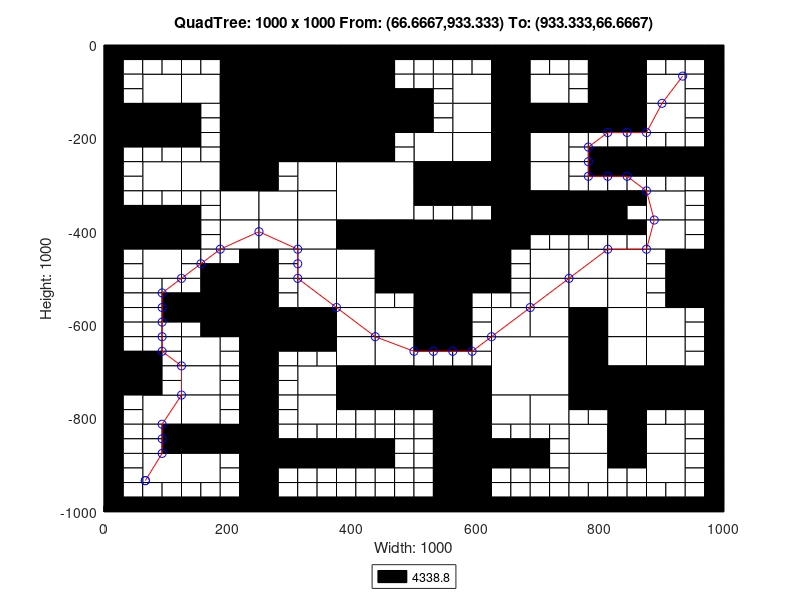

The MATLAB script that drew this image:
axis([0 1000 -1000 0]);
title('QuadTree: 1000 x 1000 From: (66.6667,933.333) To: (933.333,66.6667)');
xlabel('Width: 1000');
ylabel('Height: 1000');
rectangle('Position',[250 -125 125 125], 'FaceColor',[0 0 0]);
rectangle('Position',[250 -250 125 125], 'FaceColor',[0 0 0]);
rectangle('Position',[375 -375 125 125], 'FaceColor',[1 1 1]);
rectangle('Position',[500 -500 125 125], 'FaceColor',[0 0 0]);
rectangle('Position',[625 -750 125 125], 'FaceColor',[1 1 1]);
rectangle('Position',[62.5 -125 62.5 62.5], 'FaceColor',[1 1 1]);
rectangle('Position',[187.5 -62.5 62.5 62.5], 'FaceColor',[0 0 0]);
rectangle('Position',[125 -125 62.5 62.5], 'FaceColor',[1 1 1]);
rectangle('Position',[187.5 -125 62.5 62.5], 'FaceColor',[0 0 0]);
rectangle('Position',[0 -187.5 62.5 62.5], 'FaceColor',[0 0 0]);
rectangle('Position',[62.5 -187.5 62.5 62.5], 'FaceColor',[0 0 0]);
rectangle('Position',[187.5 -187.5 62.5 62.5], 'FaceColor',[0 0 0]);
rectangle('Position',[187.5 -250 62.5 62.5], 'FaceColor',[0 0 0]);
rectangle('Position',[375 -62.5 62.5 62.5], 'FaceColor',[0 0 0]);
rectangle('Position',[375 -125 62.5 62.5], 'FaceColor',[0 0 0]);
rectangle('Position',[375 -187.5 62.5 62.5], 'FaceColor',[0 0 0]);
rectangle('Position',[437.5 -187.5 62.5 62.5], 'FaceColor',[0 0 0]);
rectangle('Position',[375 -250 62.5 62.5], 'FaceColor',[0 0 0]);
rectangle('Position',[62.5 -312.5 62.5 62.5], 'FaceColor',[1 1 1]);
rectangle('Position',[125 -312.5 62.5 62.5], 'FaceColor',[1 1 1]);
rectangle('Position',[187.5 -312.5 62.5 62.5], 'FaceColor',[0 0 0]);
rectangle('Position',[187.5 -375 62.5 62.5], 'FaceColor',[1 1 1]);
rectangle('Position',[0 -437.5 62.5 62.5], 'FaceColor',[0 0 0]);
rectangle('Position',[62.5 -437.5 62.5 62.5], 'FaceColor',[0 0 0]);
rectangle('Position',[62.5 -500 62.5 62.5], 'FaceColor',[1 1 1]);
rectangle('Position',[187.5 -437.5 62.5 62.5], 'FaceColor',[1 1 1]);
rectangle('Position',[312.5 -312.5 62.5 62.5], 'FaceColor',[1 1 1]);
rectangle('Position',[250 -375 62.5 62.5], 'FaceColor',[1 1 1]);
rectangle('Position',[312.5 -375 62.5 62.5], 'FaceColor',[1 1 1]);
rectangle('Position',[250 -437.5 62.5 62.5], 'FaceColor',[1 1 1]);
rectangle('Position',[312.5 -437.5 62.5 62.5], 'FaceColor',[1 1 1]);
rectangle('Position',[312.5 -500 62.5 62.5], 'FaceColor',[1 1 1]);
rectangle('Position',[375 -437.5 62.5 62.5], 'FaceColor',[0 0 0]);
rectangle('Position',[437.5 -437.5 62.5 62.5], 'FaceColor',[0 0 0]);
rectangle('Position',[375 -500 62.5 62.5], 'FaceColor',[1 1 1]);
rectangle('Position',[437.5 -500 62.5 62.5], 'FaceColor',[0 0 0]);
rectangle('Position',[562.5 -125 62.5 62.5], 'FaceColor',[1 1 1]);
rectangle('Position',[625 -62.5 62.5 62.5], 'FaceColor',[0 0 0]);
rectangle('Position',[625 -125 62.5 62.5], 'FaceColor',[0 0 0]);
rectangle('Position',[687.5 -125 62.5 62.5], 'FaceColor',[1 1 1]);
rectangle('Position',[562.5 -187.5 62.5 62.5], 'FaceColor',[1 1 1]);
rectangle('Position',[500 -250 62.5 62.5], 'FaceColor',[1 1 1]);
rectangle('Position',[562.5 -250 62.5 62.5], 'FaceColor',[1 1 1]);
rectangle('Position',[625 -187.5 62.5 62.5], 'FaceColor',[0 0 0]);
rectangle('Position',[687.5 -187.5 62.5 62.5], 'FaceColor',[0 0 0]);
rectangle('Position',[625 -250 62.5 62.5], 'FaceColor',[0 0 0]);
rectangle('Position',[687.5 -250 62.5 62.5], 'FaceColor',[1 1 1]);
rectangle('Position',[812.5 -62.5 62.5 62.5], 'FaceColor',[0 0 0]);
rectangle('Position',[812.5 -125 62.5 62.5], 'FaceColor',[0 0 0]);
rectangle('Position',[875 -125 62.5 62.5], 'FaceColor',[1 1 1]);
rectangle('Position',[750 -187.5 62.5 62.5], 'FaceColor',[0 0 0]);
rectangle('Position',[812.5 -187.5 62.5 62.5], 'FaceColor',[0 0 0]);
rectangle('Position',[875 -187.5 62.5 62.5], 'FaceColor',[1 1 1]);
rectangle('Position',[500 -312.5 62.5 62.5], 'FaceColor',[0 0 0]);
rectangle('Position',[562.5 -312.5 62.5 62.5], 'FaceColor',[0 0 0]);
rectangle('Position',[625 -312.5 62.5 62.5], 'FaceColor',[0 0 0]);
rectangle('Position',[687.5 -312.5 62.5 62.5], 'FaceColor',[1 1 1]);
rectangle('Position',[625 -375 62.5 62.5], 'FaceColor',[0 0 0]);
rectangle('Position',[687.5 -375 62.5 62.5], 'FaceColor',[0 0 0]);
rectangle('Position',[625 -437.5 62.5 62.5], 'FaceColor',[0 0 0]);
rectangle('Position',[687.5 -500 62.5 62.5], 'FaceColor',[1 1 1]);
rectangle('Position',[750 -375 62.5 62.5], 'FaceColor',[0 0 0]);
rectangle('Position',[875 -375 62.5 62.5], 'FaceColor',[1 1 1]);
rectangle('Position',[750 -500 62.5 62.5], 'FaceColor',[1 1 1]);
rectangle('Position',[812.5 -500 62.5 62.5], 'FaceColor',[1 1 1]);
rectangle('Position',[875 -437.5 62.5 62.5], 'FaceColor',[1 1 1]);
rectangle('Position',[937.5 -500 62.5 62.5], 'FaceColor',[0 0 0]);
rectangle('Position',[187.5 -562.5 62.5 62.5], 'FaceColor',[0 0 0]);
rectangle('Position',[187.5 -625 62.5 62.5], 'FaceColor',[0 0 0]);
rectangle('Position',[0 -750 62.5 62.5], 'FaceColor',[0 0 0]);
rectangle('Position',[125 -687.5 62.5 62.5], 'FaceColor',[1 1 1]);
rectangle('Position',[125 -750 62.5 62.5], 'FaceColor',[1 1 1]);
rectangle('Position',[312.5 -562.5 62.5 62.5], 'FaceColor',[1 1 1]);
rectangle('Position',[250 -625 62.5 62.5], 'FaceColor',[0 0 0]);
rectangle('Position',[312.5 -625 62.5 62.5], 'FaceColor',[0 0 0]);
rectangle('Position',[375 -562.5 62.5 62.5], 'FaceColor',[1 1 1]);
rectangle('Position',[375 -625 62.5 62.5], 'FaceColor',[1 1 1]);
rectangle('Position',[437.5 -625 62.5 62.5], 'FaceColor',[1 1 1]);
rectangle('Position',[312.5 -750 62.5 62.5], 'FaceColor',[1 1 1]);
rectangle('Position',[375 -687.5 62.5 62.5], 'FaceColor',[1 1 1]);
rectangle('Position',[437.5 -687.5 62.5 62.5], 'FaceColor',[1 1 1]);
rectangle('Position',[375 -750 62.5 62.5], 'FaceColor',[0 0 0]);
rectangle('Position',[437.5 -750 62.5 62.5], 'FaceColor',[0 0 0]);
rectangle('Position',[62.5 -812.5 62.5 62.5], 'FaceColor',[1 1 1]);
rectangle('Position',[125 -812.5 62.5 62.5], 'FaceColor',[1 1 1]);
rectangle('Position',[125 -875 62.5 62.5], 'FaceColor',[0 0 0]);
rectangle('Position',[187.5 -875 62.5 62.5], 'FaceColor',[0 0 0]);
rectangle('Position',[62.5 -937.5 62.5 62.5], 'FaceColor',[1 1 1]);
rectangle('Position',[125 -937.5 62.5 62.5], 'FaceColor',[1 1 1]);
rectangle('Position',[312.5 -812.5 62.5 62.5], 'FaceColor',[1 1 1]);
rectangle('Position',[500 -562.5 62.5 62.5], 'FaceColor',[0 0 0]);
rectangle('Position',[500 -625 62.5 62.5], 'FaceColor',[0 0 0]);
rectangle('Position',[687.5 -562.5 62.5 62.5], 'FaceColor',[1 1 1]);
rectangle('Position',[625 -625 62.5 62.5], 'FaceColor',[1 1 1]);
rectangle('Position',[687.5 -625 62.5 62.5], 'FaceColor',[1 1 1]);
rectangle('Position',[500 -750 62.5 62.5], 'FaceColor',[0 0 0]);
rectangle('Position',[562.5 -750 62.5 62.5], 'FaceColor',[0 0 0]);
rectangle('Position',[750 -562.5 62.5 62.5], 'FaceColor',[1 1 1]);
rectangle('Position',[812.5 -562.5 62.5 62.5], 'FaceColor',[1 1 1]);
rectangle('Position',[750 -625 62.5 62.5], 'FaceColor',[0 0 0]);
rectangle('Position',[812.5 -625 62.5 62.5], 'FaceColor',[1 1 1]);
rectangle('Position',[937.5 -562.5 62.5 62.5], 'FaceColor',[0 0 0]);
rectangle('Position',[875 -625 62.5 62.5], 'FaceColor',[1 1 1]);
rectangle('Position',[750 -687.5 62.5 62.5], 'FaceColor',[0 0 0]);
rectangle('Position',[812.5 -687.5 62.5 62.5], 'FaceColor',[1 1 1]);
rectangle('Position',[750 -750 62.5 62.5], 'FaceColor',[0 0 0]);
rectangle('Position',[812.5 -750 62.5 62.5], 'FaceColor',[0 0 0]);
rectangle('Position',[875 -687.5 62.5 62.5], 'FaceColor',[1 1 1]);
rectangle('Position',[875 -750 62.5 62.5], 'FaceColor',[0 0 0]);
rectangle('Position',[937.5 -750 62.5 62.5], 'FaceColor',[0 0 0]);
rectangle('Position',[562.5 -812.5 62.5 62.5], 'FaceColor',[0 0 0]);
rectangle('Position',[562.5 -875 62.5 62.5], 'FaceColor',[0 0 0]);
rectangle('Position',[625 -812.5 62.5 62.5], 'FaceColor',[1 1 1]);
rectangle('Position',[687.5 -812.5 62.5 62.5], 'FaceColor',[1 1 1]);
rectangle('Position',[562.5 -937.5 62.5 62.5], 'FaceColor',[0 0 0]);
rectangle('Position',[562.5 -1000 62.5 62.5], 'FaceColor',[0 0 0]);
rectangle('Position',[812.5 -812.5 62.5 62.5], 'FaceColor',[0 0 0]);
rectangle('Position',[750 -875 62.5 62.5], 'FaceColor',[1 1 1]);
rectangle('Position',[812.5 -875 62.5 62.5], 'FaceColor',[0 0 0]);
rectangle('Position',[875 -875 62.5 62.5], 'FaceColor',[1 1 1]);
rectangle('Position',[750 -937.5 62.5 62.5], 'FaceColor',[1 1 1]);
rectangle('Position',[875 -937.5 62.5 62.5], 'FaceColor',[1 1 1]);
rectangle('Position',[0 -31.25 31.25 31.25], 'FaceColor',[0 0 0]);
rectangle('Position',[31.25 -31.25 31.25 31.25], 'FaceColor',[0 0 0]);
rectangle('Position',[0 -62.5 31.25 31.25], 'FaceColor',[0 0 0]);
rectangle('Position',[31.25 -62.5 31.25 31.25], 'FaceColor',[1 1 1]);
rectangle('Position',[62.5 -31.25 31.25 31.25], 'FaceColor',[0 0 0]);
rectangle('Position',[93.75 -31.25 31.25 31.25], 'FaceColor',[0 0 0]);
rectangle('Position',[62.5 -62.5 31.25 31.25], 'FaceColor',[1 1 1]);
rectangle('Position',[93.75 -62.5 31.25 31.25], 'FaceColor',[1 1 1]);
rectangle('Position',[0 -93.75 31.25 31.25], 'FaceColor',[0 0 0]);
rectangle('Position',[31.25 -93.75 31.25 31.25], 'FaceColor',[1 1 1]);
rectangle('Position',[0 -125 31.25 31.25], 'FaceColor',[0 0 0]);
rectangle('Position',[31.25 -125 31.25 31.25], 'FaceColor',[1 1 1]);
rectangle('Position',[125 -31.25 31.25 31.25], 'FaceColor',[0 0 0]);
rectangle('Position',[156.25 -31.25 31.25 31.25], 'FaceColor',[0 0 0]);
rectangle('Position',[125 -62.5 31.25 31.25], 'FaceColor',[1 1 1]);
rectangle('Position',[156.25 -62.5 31.25 31.25], 'FaceColor',[1 1 1]);
rectangle('Position',[0 -218.75 31.25 31.25], 'FaceColor',[0 0 0]);
rectangle('Position',[31.25 -218.75 31.25 31.25], 'FaceColor',[0 0 0]);
rectangle('Position',[0 -250 31.25 31.25], 'FaceColor',[0 0 0]);
rectangle('Position',[31.25 -250 31.25 31.25], 'FaceColor',[1 1 1]);
rectangle('Position',[62.5 -218.75 31.25 31.25], 'FaceColor',[0 0 0]);
rectangle('Position',[93.75 -218.75 31.25 31.25], 'FaceColor',[0 0 0]);
rectangle('Position',[62.5 -250 31.25 31.25], 'FaceColor',[1 1 1]);
rectangle('Position',[93.75 -250 31.25 31.25], 'FaceColor',[1 1 1]);
rectangle('Position',[125 -156.25 31.25 31.25], 'FaceColor',[0 0 0]);
rectangle('Position',[156.25 -156.25 31.25 31.25], 'FaceColor',[1 1 1]);
rectangle('Position',[125 -187.5 31.25 31.25], 'FaceColor',[0 0 0]);
rectangle('Position',[156.25 -187.5 31.25 31.25], 'FaceColor',[1 1 1]);
rectangle('Position',[125 -218.75 31.25 31.25], 'FaceColor',[0 0 0]);
rectangle('Position',[156.25 -218.75 31.25 31.25], 'FaceColor',[1 1 1]);
rectangle('Position',[125 -250 31.25 31.25], 'FaceColor',[1 1 1]);
rectangle('Position',[156.25 -250 31.25 31.25], 'FaceColor',[1 1 1]);
rectangle('Position',[437.5 -31.25 31.25 31.25], 'FaceColor',[0 0 0]);
rectangle('Position',[468.75 -31.25 31.25 31.25], 'FaceColor',[0 0 0]);
rectangle('Position',[437.5 -62.5 31.25 31.25], 'FaceColor',[0 0 0]);
rectangle('Position',[468.75 -62.5 31.25 31.25], 'FaceColor',[1 1 1]);
rectangle('Position',[437.5 -93.75 31.25 31.25], 'FaceColor',[0 0 0]);
rectangle('Position',[468.75 -93.75 31.25 31.25], 'FaceColor',[1 1 1]);
rectangle('Position',[437.5 -125 31.25 31.25], 'FaceColor',[0 0 0]);
rectangle('Position',[468.75 -125 31.25 31.25], 'FaceColor',[0 0 0]);
rectangle('Position',[437.5 -218.75 31.25 31.25], 'FaceColor',[0 0 0]);
rectangle('Position',[468.75 -218.75 31.25 31.25], 'FaceColor',[1 1 1]);
rectangle('Position',[437.5 -250 31.25 31.25], 'FaceColor',[0 0 0]);
rectangle('Position',[468.75 -250 31.25 31.25], 'FaceColor',[1 1 1]);
rectangle('Position',[0 -281.25 31.25 31.25], 'FaceColor',[0 0 0]);
rectangle('Position',[31.25 -281.25 31.25 31.25], 'FaceColor',[1 1 1]);
rectangle('Position',[0 -312.5 31.25 31.25], 'FaceColor',[0 0 0]);
rectangle('Position',[31.25 -312.5 31.25 31.25], 'FaceColor',[1 1 1]);
rectangle('Position',[0 -343.75 31.25 31.25], 'FaceColor',[0 0 0]);
rectangle('Position',[31.25 -343.75 31.25 31.25], 'FaceColor',[1 1 1]);
rectangle('Position',[0 -375 31.25 31.25], 'FaceColor',[0 0 0]);
rectangle('Position',[31.25 -375 31.25 31.25], 'FaceColor',[0 0 0]);
rectangle('Position',[62.5 -343.75 31.25 31.25], 'FaceColor',[1 1 1]);
rectangle('Position',[93.75 -343.75 31.25 31.25], 'FaceColor',[1 1 1]);
rectangle('Position',[62.5 -375 31.25 31.25], 'FaceColor',[0 0 0]);
rectangle('Position',[93.75 -375 31.25 31.25], 'FaceColor',[0 0 0]);
rectangle('Position',[125 -343.75 31.25 31.25], 'FaceColor',[1 1 1]);
rectangle('Position',[156.25 -343.75 31.25 31.25], 'FaceColor',[1 1 1]);
rectangle('Position',[125 -375 31.25 31.25], 'FaceColor',[0 0 0]);
rectangle('Position',[156.25 -375 31.25 31.25], 'FaceColor',[1 1 1]);
rectangle('Position',[0 -468.75 31.25 31.25], 'FaceColor',[0 0 0]);
rectangle('Position',[31.25 -468.75 31.25 31.25], 'FaceColor',[1 1 1]);
rectangle('Position',[0 -500 31.25 31.25], 'FaceColor',[0 0 0]);
rectangle('Position',[31.25 -500 31.25 31.25], 'FaceColor',[1 1 1]);
rectangle('Position',[125 -406.25 31.25 31.25], 'FaceColor',[0 0 0]);
rectangle('Position',[156.25 -406.25 31.25 31.25], 'FaceColor',[1 1 1]);
rectangle('Position',[125 -437.5 31.25 31.25], 'FaceColor',[0 0 0]);
rectangle('Position',[156.25 -437.5 31.25 31.25], 'FaceColor',[1 1 1]);
rectangle('Position',[125 -468.75 31.25 31.25], 'FaceColor',[1 1 1]);
rectangle('Position',[156.25 -468.75 31.25 31.25], 'FaceColor',[1 1 1]);
rectangle('Position',[125 -500 31.25 31.25], 'FaceColor',[1 1 1]);
rectangle('Position',[156.25 -500 31.25 31.25], 'FaceColor',[0 0 0]);
rectangle('Position',[187.5 -468.75 31.25 31.25], 'FaceColor',[1 1 1]);
rectangle('Position',[218.75 -468.75 31.25 31.25], 'FaceColor',[0 0 0]);
rectangle('Position',[187.5 -500 31.25 31.25], 'FaceColor',[0 0 0]);
rectangle('Position',[218.75 -500 31.25 31.25], 'FaceColor',[0 0 0]);
rectangle('Position',[250 -281.25 31.25 31.25], 'FaceColor',[0 0 0]);
rectangle('Position',[281.25 -281.25 31.25 31.25], 'FaceColor',[1 1 1]);
rectangle('Position',[250 -312.5 31.25 31.25], 'FaceColor',[0 0 0]);
rectangle('Position',[281.25 -312.5 31.25 31.25], 'FaceColor',[1 1 1]);
rectangle('Position',[250 -468.75 31.25 31.25], 'FaceColor',[0 0 0]);
rectangle('Position',[281.25 -468.75 31.25 31.25], 'FaceColor',[1 1 1]);
rectangle('Position',[250 -500 31.25 31.25], 'FaceColor',[0 0 0]);
rectangle('Position',[281.25 -500 31.25 31.25], 'FaceColor',[1 1 1]);
rectangle('Position',[500 -31.25 31.25 31.25], 'FaceColor',[0 0 0]);
rectangle('Position',[531.25 -31.25 31.25 31.25], 'FaceColor',[0 0 0]);
rectangle('Position',[500 -62.5 31.25 31.25], 'FaceColor',[1 1 1]);
rectangle('Position',[531.25 -62.5 31.25 31.25], 'FaceColor',[1 1 1]);
rectangle('Position',[562.5 -31.25 31.25 31.25], 'FaceColor',[0 0 0]);
rectangle('Position',[593.75 -31.25 31.25 31.25], 'FaceColor',[0 0 0]);
rectangle('Position',[562.5 -62.5 31.25 31.25], 'FaceColor',[1 1 1]);
rectangle('Position',[593.75 -62.5 31.25 31.25], 'FaceColor',[1 1 1]);
rectangle('Position',[500 -93.75 31.25 31.25], 'FaceColor',[1 1 1]);
rectangle('Position',[531.25 -93.75 31.25 31.25], 'FaceColor',[1 1 1]);
rectangle('Position',[500 -125 31.25 31.25], 'FaceColor',[0 0 0]);
rectangle('Position',[531.25 -125 31.25 31.25], 'FaceColor',[1 1 1]);
rectangle('Position',[687.5 -31.25 31.25 31.25], 'FaceColor',[0 0 0]);
rectangle('Position',[718.75 -31.25 31.25 31.25], 'FaceColor',[0 0 0]);
rectangle('Position',[687.5 -62.5 31.25 31.25], 'FaceColor',[1 1 1]);
rectangle('Position',[718.75 -62.5 31.25 31.25], 'FaceColor',[1 1 1]);
rectangle('Position',[500 -156.25 31.25 31.25], 'FaceColor',[0 0 0]);
rectangle('Position',[531.25 -156.25 31.25 31.25], 'FaceColor',[1 1 1]);
rectangle('Position',[500 -187.5 31.25 31.25], 'FaceColor',[0 0 0]);
rectangle('Position',[531.25 -187.5 31.25 31.25], 'FaceColor',[1 1 1]);
rectangle('Position',[750 -31.25 31.25 31.25], 'FaceColor',[0 0 0]);
rectangle('Position',[781.25 -31.25 31.25 31.25], 'FaceColor',[0 0 0]);
rectangle('Position',[750 -62.5 31.25 31.25], 'FaceColor',[1 1 1]);
rectangle('Position',[781.25 -62.5 31.25 31.25], 'FaceColor',[0 0 0]);
rectangle('Position',[750 -93.75 31.25 31.25], 'FaceColor',[1 1 1]);
rectangle('Position',[781.25 -93.75 31.25 31.25], 'FaceColor',[0 0 0]);
rectangle('Position',[750 -125 31.25 31.25], 'FaceColor',[1 1 1]);
rectangle('Position',[781.25 -125 31.25 31.25], 'FaceColor',[0 0 0]);
rectangle('Position',[875 -31.25 31.25 31.25], 'FaceColor',[0 0 0]);
rectangle('Position',[906.25 -31.25 31.25 31.25], 'FaceColor',[0 0 0]);
rectangle('Position',[875 -62.5 31.25 31.25], 'FaceColor',[1 1 1]);
rectangle('Position',[906.25 -62.5 31.25 31.25], 'FaceColor',[1 1 1]);
rectangle('Position',[937.5 -31.25 31.25 31.25], 'FaceColor',[0 0 0]);
rectangle('Position',[968.75 -31.25 31.25 31.25], 'FaceColor',[0 0 0]);
rectangle('Position',[937.5 -62.5 31.25 31.25], 'FaceColor',[1 1 1]);
rectangle('Position',[968.75 -62.5 31.25 31.25], 'FaceColor',[0 0 0]);
rectangle('Position',[937.5 -93.75 31.25 31.25], 'FaceColor',[1 1 1]);
rectangle('Position',[968.75 -93.75 31.25 31.25], 'FaceColor',[0 0 0]);
rectangle('Position',[937.5 -125 31.25 31.25], 'FaceColor',[1 1 1]);
rectangle('Position',[968.75 -125 31.25 31.25], 'FaceColor',[0 0 0]);
rectangle('Position',[750 -218.75 31.25 31.25], 'FaceColor',[1 1 1]);
rectangle('Position',[781.25 -218.75 31.25 31.25], 'FaceColor',[1 1 1]);
rectangle('Position',[750 -250 31.25 31.25], 'FaceColor',[1 1 1]);
rectangle('Position',[781.25 -250 31.25 31.25], 'FaceColor',[0 0 0]);
rectangle('Position',[812.5 -218.75 31.25 31.25], 'FaceColor',[1 1 1]);
rectangle('Position',[843.75 -218.75 31.25 31.25], 'FaceColor',[1 1 1]);
rectangle('Position',[812.5 -250 31.25 31.25], 'FaceColor',[0 0 0]);
rectangle('Position',[843.75 -250 31.25 31.25], 'FaceColor',[0 0 0]);
rectangle('Position',[937.5 -156.25 31.25 31.25], 'FaceColor',[1 1 1]);
rectangle('Position',[968.75 -156.25 31.25 31.25], 'FaceColor',[0 0 0]);
rectangle('Position',[937.5 -187.5 31.25 31.25], 'FaceColor',[1 1 1]);
rectangle('Position',[968.75 -187.5 31.25 31.25], 'FaceColor',[0 0 0]);
rectangle('Position',[875 -218.75 31.25 31.25], 'FaceColor',[1 1 1]);
rectangle('Position',[906.25 -218.75 31.25 31.25], 'FaceColor',[1 1 1]);
rectangle('Position',[875 -250 31.25 31.25], 'FaceColor',[0 0 0]);
rectangle('Position',[906.25 -250 31.25 31.25], 'FaceColor',[0 0 0]);
rectangle('Position',[937.5 -218.75 31.25 31.25], 'FaceColor',[1 1 1]);
rectangle('Position',[968.75 -218.75 31.25 31.25], 'FaceColor',[0 0 0]);
rectangle('Position',[937.5 -250 31.25 31.25], 'FaceColor',[0 0 0]);
rectangle('Position',[968.75 -250 31.25 31.25], 'FaceColor',[0 0 0]);
rectangle('Position',[500 -343.75 31.25 31.25], 'FaceColor',[0 0 0]);
rectangle('Position',[531.25 -343.75 31.25 31.25], 'FaceColor',[0 0 0]);
rectangle('Position',[500 -375 31.25 31.25], 'FaceColor',[1 1 1]);
rectangle('Position',[531.25 -375 31.25 31.25], 'FaceColor',[1 1 1]);
rectangle('Position',[562.5 -343.75 31.25 31.25], 'FaceColor',[0 0 0]);
rectangle('Position',[593.75 -343.75 31.25 31.25], 'FaceColor',[0 0 0]);
rectangle('Position',[562.5 -375 31.25 31.25], 'FaceColor',[1 1 1]);
rectangle('Position',[593.75 -375 31.25 31.25], 'FaceColor',[1 1 1]);
rectangle('Position',[687.5 -406.25 31.25 31.25], 'FaceColor',[0 0 0]);
rectangle('Position',[718.75 -406.25 31.25 31.25], 'FaceColor',[0 0 0]);
rectangle('Position',[687.5 -437.5 31.25 31.25], 'FaceColor',[1 1 1]);
rectangle('Position',[718.75 -437.5 31.25 31.25], 'FaceColor',[1 1 1]);
rectangle('Position',[625 -468.75 31.25 31.25], 'FaceColor',[0 0 0]);
rectangle('Position',[656.25 -468.75 31.25 31.25], 'FaceColor',[1 1 1]);
rectangle('Position',[625 -500 31.25 31.25], 'FaceColor',[0 0 0]);
rectangle('Position',[656.25 -500 31.25 31.25], 'FaceColor',[1 1 1]);
rectangle('Position',[750 -281.25 31.25 31.25], 'FaceColor',[1 1 1]);
rectangle('Position',[781.25 -281.25 31.25 31.25], 'FaceColor',[0 0 0]);
rectangle('Position',[750 -312.5 31.25 31.25], 'FaceColor',[1 1 1]);
rectangle('Position',[781.25 -312.5 31.25 31.25], 'FaceColor',[1 1 1]);
rectangle('Position',[812.5 -281.25 31.25 31.25], 'FaceColor',[0 0 0]);
rectangle('Position',[843.75 -281.25 31.25 31.25], 'FaceColor',[0 0 0]);
rectangle('Position',[812.5 -312.5 31.25 31.25], 'FaceColor',[1 1 1]);
rectangle('Position',[843.75 -312.5 31.25 31.25], 'FaceColor',[1 1 1]);
rectangle('Position',[812.5 -343.75 31.25 31.25], 'FaceColor',[0 0 0]);
rectangle('Position',[843.75 -343.75 31.25 31.25], 'FaceColor',[0 0 0]);
rectangle('Position',[812.5 -375 31.25 31.25], 'FaceColor',[0 0 0]);
rectangle('Position',[843.75 -375 31.25 31.25], 'FaceColor',[1 1 1]);
rectangle('Position',[875 -281.25 31.25 31.25], 'FaceColor',[0 0 0]);
rectangle('Position',[906.25 -281.25 31.25 31.25], 'FaceColor',[0 0 0]);
rectangle('Position',[875 -312.5 31.25 31.25], 'FaceColor',[1 1 1]);
rectangle('Position',[906.25 -312.5 31.25 31.25], 'FaceColor',[1 1 1]);
rectangle('Position',[937.5 -281.25 31.25 31.25], 'FaceColor',[0 0 0]);
rectangle('Position',[968.75 -281.25 31.25 31.25], 'FaceColor',[0 0 0]);
rectangle('Position',[937.5 -312.5 31.25 31.25], 'FaceColor',[1 1 1]);
rectangle('Position',[968.75 -312.5 31.25 31.25], 'FaceColor',[0 0 0]);
rectangle('Position',[937.5 -343.75 31.25 31.25], 'FaceColor',[1 1 1]);
rectangle('Position',[968.75 -343.75 31.25 31.25], 'FaceColor',[0 0 0]);
rectangle('Position',[937.5 -375 31.25 31.25], 'FaceColor',[1 1 1]);
rectangle('Position',[968.75 -375 31.25 31.25], 'FaceColor',[0 0 0]);
rectangle('Position',[750 -406.25 31.25 31.25], 'FaceColor',[0 0 0]);
rectangle('Position',[781.25 -406.25 31.25 31.25], 'FaceColor',[0 0 0]);
rectangle('Position',[750 -437.5 31.25 31.25], 'FaceColor',[1 1 1]);
rectangle('Position',[781.25 -437.5 31.25 31.25], 'FaceColor',[1 1 1]);
rectangle('Position',[812.5 -406.25 31.25 31.25], 'FaceColor',[0 0 0]);
rectangle('Position',[843.75 -406.25 31.25 31.25], 'FaceColor',[0 0 0]);
rectangle('Position',[812.5 -437.5 31.25 31.25], 'FaceColor',[1 1 1]);
rectangle('Position',[843.75 -437.5 31.25 31.25], 'FaceColor',[1 1 1]);
rectangle('Position',[937.5 -406.25 31.25 31.25], 'FaceColor',[1 1 1]);
rectangle('Position',[968.75 -406.25 31.25 31.25], 'FaceColor',[0 0 0]);
rectangle('Position',[937.5 -437.5 31.25 31.25], 'FaceColor',[1 1 1]);
rectangle('Position',[968.75 -437.5 31.25 31.25], 'FaceColor',[0 0 0]);
rectangle('Position',[875 -468.75 31.25 31.25], 'FaceColor',[1 1 1]);
rectangle('Position',[906.25 -468.75 31.25 31.25], 'FaceColor',[0 0 0]);
rectangle('Position',[875 -500 31.25 31.25], 'FaceColor',[1 1 1]);
rectangle('Position',[906.25 -500 31.25 31.25], 'FaceColor',[0 0 0]);
rectangle('Position',[0 -531.25 31.25 31.25], 'FaceColor',[0 0 0]);
rectangle('Position',[31.25 -531.25 31.25 31.25], 'FaceColor',[1 1 1]);
rectangle('Position',[0 -562.5 31.25 31.25], 'FaceColor',[0 0 0]);
rectangle('Position',[31.25 -562.5 31.25 31.25], 'FaceColor',[1 1 1]);
rectangle('Position',[62.5 -531.25 31.25 31.25], 'FaceColor',[1 1 1]);
rectangle('Position',[93.75 -531.25 31.25 31.25], 'FaceColor',[1 1 1]);
rectangle('Position',[62.5 -562.5 31.25 31.25], 'FaceColor',[1 1 1]);
rectangle('Position',[93.75 -562.5 31.25 31.25], 'FaceColor',[0 0 0]);
rectangle('Position',[0 -593.75 31.25 31.25], 'FaceColor',[0 0 0]);
rectangle('Position',[31.25 -593.75 31.25 31.25], 'FaceColor',[1 1 1]);
rectangle('Position',[0 -625 31.25 31.25], 'FaceColor',[0 0 0]);
rectangle('Position',[31.25 -625 31.25 31.25], 'FaceColor',[1 1 1]);
rectangle('Position',[62.5 -593.75 31.25 31.25], 'FaceColor',[1 1 1]);
rectangle('Position',[93.75 -593.75 31.25 31.25], 'FaceColor',[0 0 0]);
rectangle('Position',[62.5 -625 31.25 31.25], 'FaceColor',[1 1 1]);
rectangle('Position',[93.75 -625 31.25 31.25], 'FaceColor',[1 1 1]);
rectangle('Position',[125 -531.25 31.25 31.25], 'FaceColor',[1 1 1]);
rectangle('Position',[156.25 -531.25 31.25 31.25], 'FaceColor',[0 0 0]);
rectangle('Position',[125 -562.5 31.25 31.25], 'FaceColor',[0 0 0]);
rectangle('Position',[156.25 -562.5 31.25 31.25], 'FaceColor',[0 0 0]);
rectangle('Position',[125 -593.75 31.25 31.25], 'FaceColor',[0 0 0]);
rectangle('Position',[156.25 -593.75 31.25 31.25], 'FaceColor',[0 0 0]);
rectangle('Position',[125 -625 31.25 31.25], 'FaceColor',[1 1 1]);
rectangle('Position',[156.25 -625 31.25 31.25], 'FaceColor',[0 0 0]);
rectangle('Position',[0 -656.25 31.25 31.25], 'FaceColor',[0 0 0]);
rectangle('Position',[31.25 -656.25 31.25 31.25], 'FaceColor',[1 1 1]);
rectangle('Position',[0 -687.5 31.25 31.25], 'FaceColor',[0 0 0]);
rectangle('Position',[31.25 -687.5 31.25 31.25], 'FaceColor',[0 0 0]);
rectangle('Position',[62.5 -656.25 31.25 31.25], 'FaceColor',[1 1 1]);
rectangle('Position',[93.75 -656.25 31.25 31.25], 'FaceColor',[1 1 1]);
rectangle('Position',[62.5 -687.5 31.25 31.25], 'FaceColor',[0 0 0]);
rectangle('Position',[93.75 -687.5 31.25 31.25], 'FaceColor',[1 1 1]);
rectangle('Position',[62.5 -718.75 31.25 31.25], 'FaceColor',[0 0 0]);
rectangle('Position',[93.75 -718.75 31.25 31.25], 'FaceColor',[1 1 1]);
rectangle('Position',[62.5 -750 31.25 31.25], 'FaceColor',[0 0 0]);
rectangle('Position',[93.75 -750 31.25 31.25], 'FaceColor',[1 1 1]);
rectangle('Position',[187.5 -656.25 31.25 31.25], 'FaceColor',[1 1 1]);
rectangle('Position',[218.75 -656.25 31.25 31.25], 'FaceColor',[0 0 0]);
rectangle('Position',[187.5 -687.5 31.25 31.25], 'FaceColor',[1 1 1]);
rectangle('Position',[218.75 -687.5 31.25 31.25], 'FaceColor',[0 0 0]);
rectangle('Position',[187.5 -718.75 31.25 31.25], 'FaceColor',[1 1 1]);
rectangle('Position',[218.75 -718.75 31.25 31.25], 'FaceColor',[0 0 0]);
rectangle('Position',[187.5 -750 31.25 31.25], 'FaceColor',[1 1 1]);
rectangle('Position',[218.75 -750 31.25 31.25], 'FaceColor',[0 0 0]);
rectangle('Position',[250 -531.25 31.25 31.25], 'FaceColor',[0 0 0]);
rectangle('Position',[281.25 -531.25 31.25 31.25], 'FaceColor',[1 1 1]);
rectangle('Position',[250 -562.5 31.25 31.25], 'FaceColor',[0 0 0]);
rectangle('Position',[281.25 -562.5 31.25 31.25], 'FaceColor',[1 1 1]);
rectangle('Position',[437.5 -531.25 31.25 31.25], 'FaceColor',[0 0 0]);
rectangle('Position',[468.75 -531.25 31.25 31.25], 'FaceColor',[0 0 0]);
rectangle('Position',[437.5 -562.5 31.25 31.25], 'FaceColor',[1 1 1]);
rectangle('Position',[468.75 -562.5 31.25 31.25], 'FaceColor',[1 1 1]);
rectangle('Position',[250 -656.25 31.25 31.25], 'FaceColor',[0 0 0]);
rectangle('Position',[281.25 -656.25 31.25 31.25], 'FaceColor',[0 0 0]);
rectangle('Position',[250 -687.5 31.25 31.25], 'FaceColor',[0 0 0]);
rectangle('Position',[281.25 -687.5 31.25 31.25], 'FaceColor',[1 1 1]);
rectangle('Position',[312.5 -656.25 31.25 31.25], 'FaceColor',[0 0 0]);
rectangle('Position',[343.75 -656.25 31.25 31.25], 'FaceColor',[0 0 0]);
rectangle('Position',[312.5 -687.5 31.25 31.25], 'FaceColor',[1 1 1]);
rectangle('Position',[343.75 -687.5 31.25 31.25], 'FaceColor',[1 1 1]);
rectangle('Position',[250 -718.75 31.25 31.25], 'FaceColor',[0 0 0]);
rectangle('Position',[281.25 -718.75 31.25 31.25], 'FaceColor',[1 1 1]);
rectangle('Position',[250 -750 31.25 31.25], 'FaceColor',[0 0 0]);
rectangle('Position',[281.25 -750 31.25 31.25], 'FaceColor',[1 1 1]);
rectangle('Position',[0 -781.25 31.25 31.25], 'FaceColor',[0 0 0]);
rectangle('Position',[31.25 -781.25 31.25 31.25], 'FaceColor',[1 1 1]);
rectangle('Position',[0 -812.5 31.25 31.25], 'FaceColor',[0 0 0]);
rectangle('Position',[31.25 -812.5 31.25 31.25], 'FaceColor',[1 1 1]);
rectangle('Position',[0 -843.75 31.25 31.25], 'FaceColor',[0 0 0]);
rectangle('Position',[31.25 -843.75 31.25 31.25], 'FaceColor',[1 1 1]);
rectangle('Position',[0 -875 31.25 31.25], 'FaceColor',[0 0 0]);
rectangle('Position',[31.25 -875 31.25 31.25], 'FaceColor',[1 1 1]);
rectangle('Position',[62.5 -843.75 31.25 31.25], 'FaceColor',[1 1 1]);
rectangle('Position',[93.75 -843.75 31.25 31.25], 'FaceColor',[0 0 0]);
rectangle('Position',[62.5 -875 31.25 31.25], 'FaceColor',[1 1 1]);
rectangle('Position',[93.75 -875 31.25 31.25], 'FaceColor',[0 0 0]);
rectangle('Position',[187.5 -781.25 31.25 31.25], 'FaceColor',[1 1 1]);
rectangle('Position',[218.75 -781.25 31.25 31.25], 'FaceColor',[0 0 0]);
rectangle('Position',[187.5 -812.5 31.25 31.25], 'FaceColor',[1 1 1]);
rectangle('Position',[218.75 -812.5 31.25 31.25], 'FaceColor',[0 0 0]);
rectangle('Position',[0 -906.25 31.25 31.25], 'FaceColor',[0 0 0]);
rectangle('Position',[31.25 -906.25 31.25 31.25], 'FaceColor',[1 1 1]);
rectangle('Position',[0 -937.5 31.25 31.25], 'FaceColor',[0 0 0]);
rectangle('Position',[31.25 -937.5 31.25 31.25], 'FaceColor',[1 1 1]);
rectangle('Position',[0 -968.75 31.25 31.25], 'FaceColor',[0 0 0]);
rectangle('Position',[31.25 -968.75 31.25 31.25], 'FaceColor',[1 1 1]);
rectangle('Position',[0 -1000 31.25 31.25], 'FaceColor',[0 0 0]);
rectangle('Position',[31.25 -1000 31.25 31.25], 'FaceColor',[0 0 0]);
rectangle('Position',[62.5 -968.75 31.25 31.25], 'FaceColor',[1 1 1]);
rectangle('Position',[93.75 -968.75 31.25 31.25], 'FaceColor',[1 1 1]);
rectangle('Position',[62.5 -1000 31.25 31.25], 'FaceColor',[0 0 0]);
rectangle('Position',[93.75 -1000 31.25 31.25], 'FaceColor',[0 0 0]);
rectangle('Position',[187.5 -906.25 31.25 31.25], 'FaceColor',[1 1 1]);
rectangle('Position',[218.75 -906.25 31.25 31.25], 'FaceColor',[0 0 0]);
rectangle('Position',[187.5 -937.5 31.25 31.25], 'FaceColor',[1 1 1]);
rectangle('Position',[218.75 -937.5 31.25 31.25], 'FaceColor',[0 0 0]);
rectangle('Position',[125 -968.75 31.25 31.25], 'FaceColor',[1 1 1]);
rectangle('Position',[156.25 -968.75 31.25 31.25], 'FaceColor',[1 1 1]);
rectangle('Position',[125 -1000 31.25 31.25], 'FaceColor',[0 0 0]);
rectangle('Position',[156.25 -1000 31.25 31.25], 'FaceColor',[0 0 0]);
rectangle('Position',[187.5 -968.75 31.25 31.25], 'FaceColor',[1 1 1]);
rectangle('Position',[218.75 -968.75 31.25 31.25], 'FaceColor',[0 0 0]);
rectangle('Position',[187.5 -1000 31.25 31.25], 'FaceColor',[0 0 0]);
rectangle('Position',[218.75 -1000 31.25 31.25], 'FaceColor',[0 0 0]);
rectangle('Position',[250 -781.25 31.25 31.25], 'FaceColor',[0 0 0]);
rectangle('Position',[281.25 -781.25 31.25 31.25], 'FaceColor',[1 1 1]);
rectangle('Position',[250 -812.5 31.25 31.25], 'FaceColor',[0 0 0]);
rectangle('Position',[281.25 -812.5 31.25 31.25], 'FaceColor',[1 1 1]);
rectangle('Position',[250 -843.75 31.25 31.25], 'FaceColor',[0 0 0]);
rectangle('Position',[281.25 -843.75 31.25 31.25], 'FaceColor',[1 1 1]);
rectangle('Position',[250 -875 31.25 31.25], 'FaceColor',[0 0 0]);
rectangle('Position',[281.25 -875 31.25 31.25], 'FaceColor',[0 0 0]);
rectangle('Position',[312.5 -843.75 31.25 31.25], 'FaceColor',[1 1 1]);
rectangle('Position',[343.75 -843.75 31.25 31.25], 'FaceColor',[1 1 1]);
rectangle('Position',[312.5 -875 31.25 31.25], 'FaceColor',[0 0 0]);
rectangle('Position',[343.75 -875 31.25 31.25], 'FaceColor',[0 0 0]);
rectangle('Position',[375 -781.25 31.25 31.25], 'FaceColor',[0 0 0]);
rectangle('Position',[406.25 -781.25 31.25 31.25], 'FaceColor',[0 0 0]);
rectangle('Position',[375 -812.5 31.25 31.25], 'FaceColor',[1 1 1]);
rectangle('Position',[406.25 -812.5 31.25 31.25], 'FaceColor',[1 1 1]);
rectangle('Position',[437.5 -781.25 31.25 31.25], 'FaceColor',[0 0 0]);
rectangle('Position',[468.75 -781.25 31.25 31.25], 'FaceColor',[0 0 0]);
rectangle('Position',[437.5 -812.5 31.25 31.25], 'FaceColor',[1 1 1]);
rectangle('Position',[468.75 -812.5 31.25 31.25], 'FaceColor',[1 1 1]);
rectangle('Position',[375 -843.75 31.25 31.25], 'FaceColor',[1 1 1]);
rectangle('Position',[406.25 -843.75 31.25 31.25], 'FaceColor',[1 1 1]);
rectangle('Position',[375 -875 31.25 31.25], 'FaceColor',[0 0 0]);
rectangle('Position',[406.25 -875 31.25 31.25], 'FaceColor',[0 0 0]);
rectangle('Position',[437.5 -843.75 31.25 31.25], 'FaceColor',[1 1 1]);
rectangle('Position',[468.75 -843.75 31.25 31.25], 'FaceColor',[1 1 1]);
rectangle('Position',[437.5 -875 31.25 31.25], 'FaceColor',[0 0 0]);
rectangle('Position',[468.75 -875 31.25 31.25], 'FaceColor',[1 1 1]);
rectangle('Position',[250 -906.25 31.25 31.25], 'FaceColor',[0 0 0]);
rectangle('Position',[281.25 -906.25 31.25 31.25], 'FaceColor',[0 0 0]);
rectangle('Position',[250 -937.5 31.25 31.25], 'FaceColor',[0 0 0]);
rectangle('Position',[281.25 -937.5 31.25 31.25], 'FaceColor',[1 1 1]);
rectangle('Position',[312.5 -906.25 31.25 31.25], 'FaceColor',[0 0 0]);
rectangle('Position',[343.75 -906.25 31.25 31.25], 'FaceColor',[0 0 0]);
rectangle('Position',[312.5 -937.5 31.25 31.25], 'FaceColor',[1 1 1]);
rectangle('Position',[343.75 -937.5 31.25 31.25], 'FaceColor',[1 1 1]);
rectangle('Position',[250 -968.75 31.25 31.25], 'FaceColor',[0 0 0]);
rectangle('Position',[281.25 -968.75 31.25 31.25], 'FaceColor',[1 1 1]);
rectangle('Position',[250 -1000 31.25 31.25], 'FaceColor',[0 0 0]);
rectangle('Position',[281.25 -1000 31.25 31.25], 'FaceColor',[0 0 0]);
rectangle('Position',[312.5 -968.75 31.25 31.25], 'FaceColor',[1 1 1]);
rectangle('Position',[343.75 -968.75 31.25 31.25], 'FaceColor',[1 1 1]);
rectangle('Position',[312.5 -1000 31.25 31.25], 'FaceColor',[0 0 0]);
rectangle('Position',[343.75 -1000 31.25 31.25], 'FaceColor',[0 0 0]);
rectangle('Position',[375 -906.25 31.25 31.25], 'FaceColor',[0 0 0]);
rectangle('Position',[406.25 -906.25 31.25 31.25], 'FaceColor',[0 0 0]);
rectangle('Position',[375 -937.5 31.25 31.25], 'FaceColor',[1 1 1]);
rectangle('Position',[406.25 -937.5 31.25 31.25], 'FaceColor',[1 1 1]);
rectangle('Position',[437.5 -906.25 31.25 31.25], 'FaceColor',[0 0 0]);
rectangle('Position',[468.75 -906.25 31.25 31.25], 'FaceColor',[1 1 1]);
rectangle('Position',[437.5 -937.5 31.25 31.25], 'FaceColor',[1 1 1]);
rectangle('Position',[468.75 -937.5 31.25 31.25], 'FaceColor',[1 1 1]);
rectangle('Position',[375 -968.75 31.25 31.25], 'FaceColor',[1 1 1]);
rectangle('Position',[406.25 -968.75 31.25 31.25], 'FaceColor',[1 1 1]);
rectangle('Position',[375 -1000 31.25 31.25], 'FaceColor',[0 0 0]);
rectangle('Position',[406.25 -1000 31.25 31.25], 'FaceColor',[0 0 0]);
rectangle('Position',[437.5 -968.75 31.25 31.25], 'FaceColor',[1 1 1]);
rectangle('Position',[468.75 -968.75 31.25 31.25], 'FaceColor',[1 1 1]);
rectangle('Position',[437.5 -1000 31.25 31.25], 'FaceColor',[0 0 0]);
rectangle('Position',[468.75 -1000 31.25 31.25], 'FaceColor',[0 0 0]);
rectangle('Position',[562.5 -531.25 31.25 31.25], 'FaceColor',[0 0 0]);
rectangle('Position',[593.75 -531.25 31.25 31.25], 'FaceColor',[0 0 0]);
rectangle('Position',[562.5 -562.5 31.25 31.25], 'FaceColor',[0 0 0]);
rectangle('Position',[593.75 -562.5 31.25 31.25], 'FaceColor',[1 1 1]);
rectangle('Position',[562.5 -593.75 31.25 31.25], 'FaceColor',[0 0 0]);
rectangle('Position',[593.75 -593.75 31.25 31.25], 'FaceColor',[1 1 1]);
rectangle('Position',[562.5 -625 31.25 31.25], 'FaceColor',[0 0 0]);
rectangle('Position',[593.75 -625 31.25 31.25], 'FaceColor',[1 1 1]);
rectangle('Position',[625 -531.25 31.25 31.25], 'FaceColor',[0 0 0]);
rectangle('Position',[656.25 -531.25 31.25 31.25], 'FaceColor',[1 1 1]);
rectangle('Position',[625 -562.5 31.25 31.25], 'FaceColor',[1 1 1]);
rectangle('Position',[656.25 -562.5 31.25 31.25], 'FaceColor',[1 1 1]);
rectangle('Position',[500 -656.25 31.25 31.25], 'FaceColor',[0 0 0]);
rectangle('Position',[531.25 -656.25 31.25 31.25], 'FaceColor',[0 0 0]);
rectangle('Position',[500 -687.5 31.25 31.25], 'FaceColor',[1 1 1]);
rectangle('Position',[531.25 -687.5 31.25 31.25], 'FaceColor',[1 1 1]);
rectangle('Position',[562.5 -656.25 31.25 31.25], 'FaceColor',[0 0 0]);
rectangle('Position',[593.75 -656.25 31.25 31.25], 'FaceColor',[1 1 1]);
rectangle('Position',[562.5 -687.5 31.25 31.25], 'FaceColor',[1 1 1]);
rectangle('Position',[593.75 -687.5 31.25 31.25], 'FaceColor',[1 1 1]);
rectangle('Position',[875 -531.25 31.25 31.25], 'FaceColor',[1 1 1]);
rectangle('Position',[906.25 -531.25 31.25 31.25], 'FaceColor',[0 0 0]);
rectangle('Position',[875 -562.5 31.25 31.25], 'FaceColor',[1 1 1]);
rectangle('Position',[906.25 -562.5 31.25 31.25], 'FaceColor',[0 0 0]);
rectangle('Position',[937.5 -593.75 31.25 31.25], 'FaceColor',[1 1 1]);
rectangle('Position',[968.75 -593.75 31.25 31.25], 'FaceColor',[0 0 0]);
rectangle('Position',[937.5 -625 31.25 31.25], 'FaceColor',[1 1 1]);
rectangle('Position',[968.75 -625 31.25 31.25], 'FaceColor',[0 0 0]);
rectangle('Position',[937.5 -656.25 31.25 31.25], 'FaceColor',[1 1 1]);
rectangle('Position',[968.75 -656.25 31.25 31.25], 'FaceColor',[0 0 0]);
rectangle('Position',[937.5 -687.5 31.25 31.25], 'FaceColor',[1 1 1]);
rectangle('Position',[968.75 -687.5 31.25 31.25], 'FaceColor',[0 0 0]);
rectangle('Position',[500 -781.25 31.25 31.25], 'FaceColor',[0 0 0]);
rectangle('Position',[531.25 -781.25 31.25 31.25], 'FaceColor',[0 0 0]);
rectangle('Position',[500 -812.5 31.25 31.25], 'FaceColor',[1 1 1]);
rectangle('Position',[531.25 -812.5 31.25 31.25], 'FaceColor',[0 0 0]);
rectangle('Position',[500 -843.75 31.25 31.25], 'FaceColor',[1 1 1]);
rectangle('Position',[531.25 -843.75 31.25 31.25], 'FaceColor',[0 0 0]);
rectangle('Position',[500 -875 31.25 31.25], 'FaceColor',[1 1 1]);
rectangle('Position',[531.25 -875 31.25 31.25], 'FaceColor',[0 0 0]);
rectangle('Position',[625 -843.75 31.25 31.25], 'FaceColor',[1 1 1]);
rectangle('Position',[656.25 -843.75 31.25 31.25], 'FaceColor',[1 1 1]);
rectangle('Position',[625 -875 31.25 31.25], 'FaceColor',[0 0 0]);
rectangle('Position',[656.25 -875 31.25 31.25], 'FaceColor',[0 0 0]);
rectangle('Position',[687.5 -843.75 31.25 31.25], 'FaceColor',[1 1 1]);
rectangle('Position',[718.75 -843.75 31.25 31.25], 'FaceColor',[1 1 1]);
rectangle('Position',[687.5 -875 31.25 31.25], 'FaceColor',[0 0 0]);
rectangle('Position',[718.75 -875 31.25 31.25], 'FaceColor',[1 1 1]);
rectangle('Position',[500 -906.25 31.25 31.25], 'FaceColor',[1 1 1]);
rectangle('Position',[531.25 -906.25 31.25 31.25], 'FaceColor',[0 0 0]);
rectangle('Position',[500 -937.5 31.25 31.25], 'FaceColor',[1 1 1]);
rectangle('Position',[531.25 -937.5 31.25 31.25], 'FaceColor',[0 0 0]);
rectangle('Position',[500 -968.75 31.25 31.25], 'FaceColor',[1 1 1]);
rectangle('Position',[531.25 -968.75 31.25 31.25], 'FaceColor',[0 0 0]);
rectangle('Position',[500 -1000 31.25 31.25], 'FaceColor',[0 0 0]);
rectangle('Position',[531.25 -1000 31.25 31.25], 'FaceColor',[0 0 0]);
rectangle('Position',[625 -906.25 31.25 31.25], 'FaceColor',[0 0 0]);
rectangle('Position',[656.25 -906.25 31.25 31.25], 'FaceColor',[0 0 0]);
rectangle('Position',[625 -937.5 31.25 31.25], 'FaceColor',[1 1 1]);
rectangle('Position',[656.25 -937.5 31.25 31.25], 'FaceColor',[1 1 1]);
rectangle('Position',[687.5 -906.25 31.25 31.25], 'FaceColor',[0 0 0]);
rectangle('Position',[718.75 -906.25 31.25 31.25], 'FaceColor',[1 1 1]);
rectangle('Position',[687.5 -937.5 31.25 31.25], 'FaceColor',[1 1 1]);
rectangle('Position',[718.75 -937.5 31.25 31.25], 'FaceColor',[1 1 1]);
rectangle('Position',[625 -968.75 31.25 31.25], 'FaceColor',[1 1 1]);
rectangle('Position',[656.25 -968.75 31.25 31.25], 'FaceColor',[1 1 1]);
rectangle('Position',[625 -1000 31.25 31.25], 'FaceColor',[0 0 0]);
rectangle('Position',[656.25 -1000 31.25 31.25], 'FaceColor',[0 0 0]);
rectangle('Position',[687.5 -968.75 31.25 31.25], 'FaceColor',[1 1 1]);
rectangle('Position',[718.75 -968.75 31.25 31.25], 'FaceColor',[1 1 1]);
rectangle('Position',[687.5 -1000 31.25 31.25], 'FaceColor',[0 0 0]);
rectangle('Position',[718.75 -1000 31.25 31.25], 'FaceColor',[0 0 0]);
rectangle('Position',[750 -781.25 31.25 31.25], 'FaceColor',[0 0 0]);
rectangle('Position',[781.25 -781.25 31.25 31.25], 'FaceColor',[0 0 0]);
rectangle('Position',[750 -812.5 31.25 31.25], 'FaceColor',[1 1 1]);
rectangle('Position',[781.25 -812.5 31.25 31.25], 'FaceColor',[1 1 1]);
rectangle('Position',[875 -781.25 31.25 31.25], 'FaceColor',[0 0 0]);
rectangle('Position',[906.25 -781.25 31.25 31.25], 'FaceColor',[0 0 0]);
rectangle('Position',[875 -812.5 31.25 31.25], 'FaceColor',[1 1 1]);
rectangle('Position',[906.25 -812.5 31.25 31.25], 'FaceColor',[1 1 1]);
rectangle('Position',[937.5 -781.25 31.25 31.25], 'FaceColor',[0 0 0]);
rectangle('Position',[968.75 -781.25 31.25 31.25], 'FaceColor',[0 0 0]);
rectangle('Position',[937.5 -812.5 31.25 31.25], 'FaceColor',[1 1 1]);
rectangle('Position',[968.75 -812.5 31.25 31.25], 'FaceColor',[0 0 0]);
rectangle('Position',[937.5 -843.75 31.25 31.25], 'FaceColor',[1 1 1]);
rectangle('Position',[968.75 -843.75 31.25 31.25], 'FaceColor',[0 0 0]);
rectangle('Position',[937.5 -875 31.25 31.25], 'FaceColor',[1 1 1]);
rectangle('Position',[968.75 -875 31.25 31.25], 'FaceColor',[0 0 0]);
rectangle('Position',[812.5 -906.25 31.25 31.25], 'FaceColor',[0 0 0]);
rectangle('Position',[843.75 -906.25 31.25 31.25], 'FaceColor',[0 0 0]);
rectangle('Position',[812.5 -937.5 31.25 31.25], 'FaceColor',[1 1 1]);
rectangle('Position',[843.75 -937.5 31.25 31.25], 'FaceColor',[1 1 1]);
rectangle('Position',[750 -968.75 31.25 31.25], 'FaceColor',[1 1 1]);
rectangle('Position',[781.25 -968.75 31.25 31.25], 'FaceColor',[1 1 1]);
rectangle('Position',[750 -1000 31.25 31.25], 'FaceColor',[0 0 0]);
rectangle('Position',[781.25 -1000 31.25 31.25], 'FaceColor',[0 0 0]);
rectangle('Position',[812.5 -968.75 31.25 31.25], 'FaceColor',[1 1 1]);
rectangle('Position',[843.75 -968.75 31.25 31.25], 'FaceColor',[1 1 1]);
rectangle('Position',[812.5 -1000 31.25 31.25], 'FaceColor',[0 0 0]);
rectangle('Position',[843.75 -1000 31.25 31.25], 'FaceColor',[0 0 0]);
rectangle('Position',[937.5 -906.25 31.25 31.25], 'FaceColor',[1 1 1]);
rectangle('Position',[968.75 -906.25 31.25 31.25], 'FaceColor',[0 0 0]);
rectangle('Position',[937.5 -937.5 31.25 31.25], 'FaceColor',[1 1 1]);
rectangle('Position',[968.75 -937.5 31.25 31.25], 'FaceColor',[0 0 0]);
rectangle('Position',[875 -968.75 31.25 31.25], 'FaceColor',[1 1 1]);
rectangle('Position',[906.25 -968.75 31.25 31.25], 'FaceColor',[1 1 1]);
rectangle('Position',[875 -1000 31.25 31.25], 'FaceColor',[0 0 0]);
rectangle('Position',[906.25 -1000 31.25 31.25], 'FaceColor',[0 0 0]);
rectangle('Position',[937.5 -968.75 31.25 31.25], 'FaceColor',[1 1 1]);
rectangle('Position',[968.75 -968.75 31.25 31.25], 'FaceColor',[0 0 0]);
rectangle('Position',[937.5 -1000 31.25 31.25], 'FaceColor',[0 0 0]);
rectangle('Position',[968.75 -1000 31.25 31.25], 'FaceColor',[0 0 0]);
X=[933.333,900,875,843.75,812.5,781.25,781.25,781.25,812.5,843.75,875,887.5,875,812.5,750,687.5,625,593.75,562.5,531.25,500,437.5,375,312.5,312.5,312.5,250,187.5,156.25,125,93.75,93.75,93.75,93.75,93.75,125,125,93.75,93.75,93.75,66.6667,66.6667];
Y=[-66.6667,-125,-187.5,-187.5,-187.5,-218.75,-250,-281.25,-281.25,-281.25,-312.5,-375,-437.5,-437.5,-500,-562.5,-625,-656.25,-656.25,-656.25,-656.25,-625,-562.5,-500,-468.75,-437.5,-400,-437.5,-468.75,-500,-531.25,-562.5,-593.75,-625,-656.25,-687.5,-750,-812.5,-843.75,-875,-933.333,-933.333];
hold on;
plot(X,Y,'r');
plot(X,Y,'bo');
legend('4338.8','Location','southoutside');
